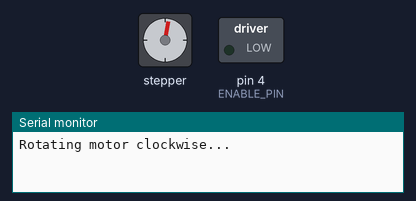
This sketch was run on a simulated Arduino Uno, built with avr-gcc and run on an emulated ATmega328P. On the bench: stepper motor, switched loads named in the sketch (green lamp = pin HIGH), the last lines printed to the serial monitor. Stepper angles assume 6400 steps per turn; pins used as bus, display or sensor lines are not drawn.

Above: at 0.9 s.
At 7.8 s:
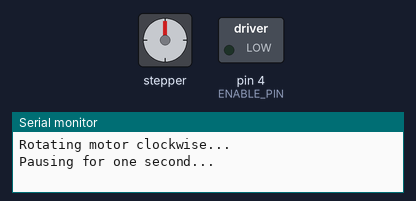
At 27.1 s:
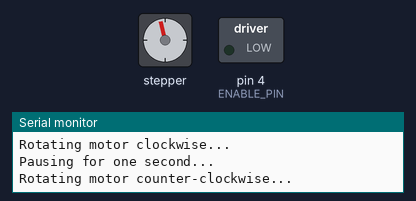
Timing chart, 0 to 40.0 s (numbered marks = the images above):
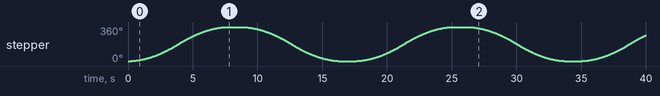

The sketch:

demo01.ino
```cpp
#include <AccelStepper.h>

// Define stepper motor connections and steps per revolution
#define DIRECTION_PIN 2  // Pin to set the direction of the stepper motor rotation
#define STEP_PIN 3       // Pin to send step pulses to the stepper motor driver
#define ENABLE_PIN 4     // Pin to enable the stepper motor driver

#define MS1_PIN 5          // Pin to set the microstepping mode of the stepper motor driver
#define MS2_PIN 6          // Pin to set the microstepping mode of the stepper motor driver
#define MS3_PIN 7          // Pin to set the microstepping mode of the stepper motor driver
#define STEPS_PER_REV 200  // Number of steps per revolution for the stepper motor

// Define the maximum speed and acceleration for the stepper motor
#define MAX_SPEED 2000    // Maximum speed in steps per second
#define ACCELERATION 500  // Acceleration in steps per second squared
#define MICROSTEPS 32     // number of microsteps to complete one full step

// Create an instance of the AccelStepper library for the stepper motor
AccelStepper stepper(AccelStepper::DRIVER, STEP_PIN, DIRECTION_PIN);

void setup() {
  // Set up serial communication
  Serial.begin(9600);  // initialize the serial port
  while (!Serial) {};  // await serial interface

  // Set the maximum speed and acceleration for the stepper motor
  stepper.setMaxSpeed(MAX_SPEED);
  stepper.setAcceleration(ACCELERATION);

  // Set up the pins for the DRV8825 controller
  pinMode(ENABLE_PIN, OUTPUT);
  pinMode(MS1_PIN, OUTPUT);
  pinMode(MS2_PIN, OUTPUT);
  pinMode(MS3_PIN, OUTPUT);

  // Set the microstepping mode to 1/32
  digitalWrite(MS1_PIN, HIGH);
  digitalWrite(MS2_PIN, HIGH);
  digitalWrite(MS3_PIN, HIGH);

  // Enable the stepper motor
  digitalWrite(ENABLE_PIN, LOW);
}

void loop() {
  // Rotate the stepper motor clockwise for one revolution
  Serial.println("Rotating motor clockwise...");
  stepper.move(MICROSTEPS * STEPS_PER_REV);
  while (stepper.distanceToGo() != 0) {
    stepper.run();
  }

  // Pause for one second before rotating the stepper motor counter-clockwise
  Serial.println("Pausing for one second...");
  delay(1000);

  // Rotate the stepper motor counter-clockwise for one revolution
  Serial.println("Rotating motor counter-clockwise...");
  stepper.move(-MICROSTEPS * STEPS_PER_REV);
  while (stepper.distanceToGo() != 0) {
    stepper.run();
  }

  // Pause for one second before starting over
  Serial.println("Pausing for one second...");
  delay(1000);
}
```

Measured:
- by itself, stepper: turns 360° clockwise in 7.5 s, then 360° counter-clockwise in 7.5 s, then 360° clockwise in 7.5 s, then 360° counter-clockwise in 7.5 s, and so on
